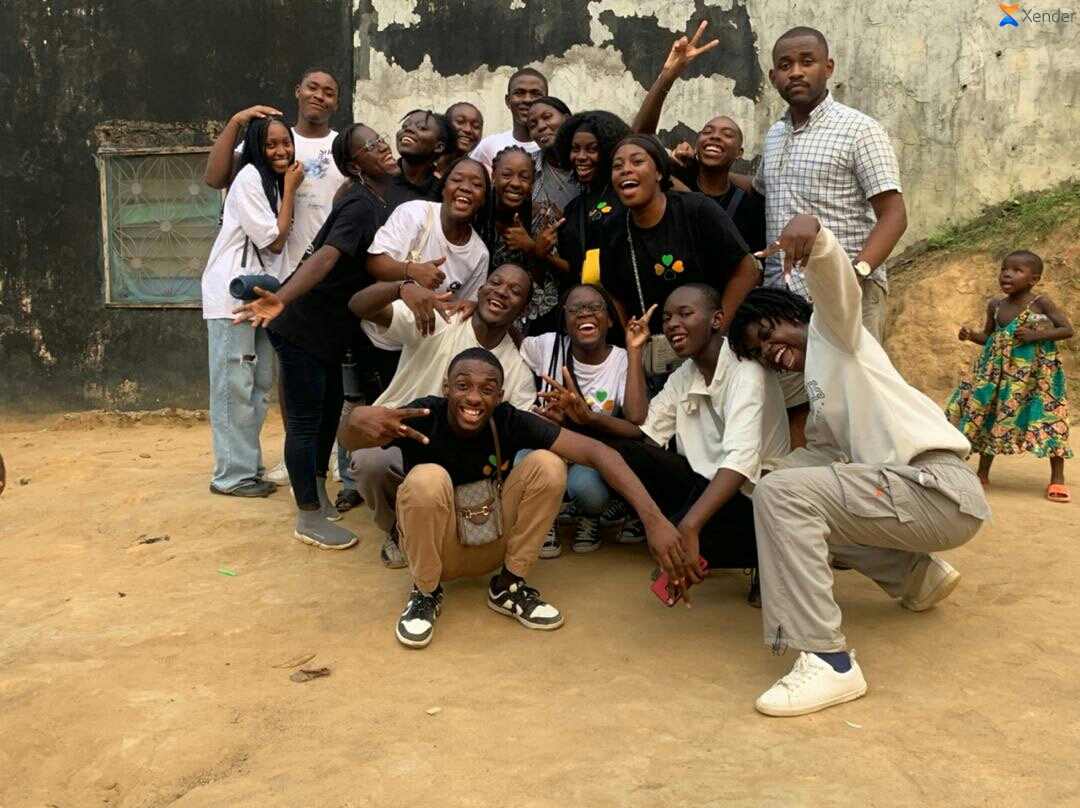
#> input picture OpenCV by Brunel/4112d43fef464f46a1d68b0de05d8369.jpg, 1080 x 808 px
$ jupyter execute 'Eigene Gesichtserkennung.ipynb'   (shell and % lines are left out)
#> lines starting #> are read from the running program, lines starting #| are printed output that depends on the picture; after the words box and inside, x2 and y2 are one past the last pixel; in counts of white or black regions, pixels touching at a corner belong together
[cell 1]
import matplotlib.pyplot as plt
import numpy as np
import cv2

[cell 2]
#Ohne matplotlib
img = cv2.imread("4112d43fef464f46a1d68b0de05d8369.jpg")
#> img is the input picture: shape (808, 1080, 3); mean B, G, R 89.6, 121.1, 141.4
img.shape
cv2.imshow('image 1', img)

cv2.waitKey(0)

[cell 3]
#mit matplotlib
img = cv2.imread("4112d43fef464f46a1d68b0de05d8369.jpg")
bru = cv2.cvtColor(img, cv2.COLOR_BGR2RGB)
bru.shape
plt.imshow(bru)
plt.show()

[cell 4]
#Ohne matplotlib
classifier = cv2.CascadeClassifier(r"C:\Users\amour\Desktop\Python\Kursmaterialen\Kursmaterialien\data\haarcascades\haarcascade_frontalface_alt2.xml")
faces = classifier.detectMultiScale(img, minNeighbors = 5)
#> faces = [[505, 75, 46, 46], [447, 106, 41, 41], [562, 132, 45, 45], [257, 126, 45, 45], [442, 162, 47, 47], [296, 70, 46, 46], [602, 142, 53, 53], [491, 155, 50, 50], [766, 38, 62, 62], [560, 287, 55, 55], [445, 364, 59, 59]]

img_1 = img.copy()
for face in faces:
    x,y,w,h = face
    cv2.rectangle(img_1, (x, y), (x + w, y + h), (0, 255, 0), 3)
    print(face)
#> this loop made 11 passes
#| [505  75  46  46]
#| [447 106  41  41]
#| [562 132  45  45]
#| [257 126  45  45]
#| [442 162  47  47]
#| [296  70  46  46]
#| [602 142  53  53]
#| [491 155  50  50]
#> (further printed lines are left out)
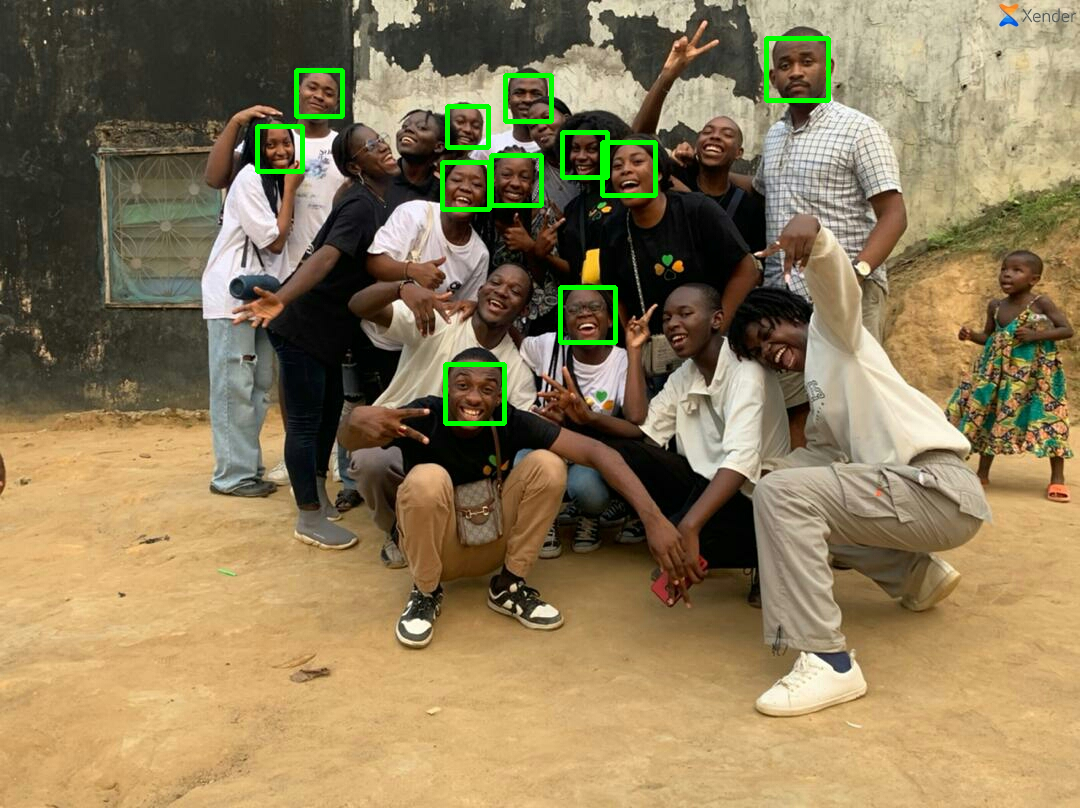
#> img_1: shape (808, 1080, 3); 1.22% of pixels changed, all inside (x1, y1, x2, y2) = (255, 36, 831, 426)
cv2.imshow('image 2', img_1)

cv2.waitKey(0)
#> Out = 27

[cell 5]
#mit matplotlib
classifier = cv2.CascadeClassifier(r"C:\Users\amour\Desktop\Python\Kursmaterialen\Kursmaterialien\data\haarcascades\haarcascade_frontalface_alt2.xml")
faces = classifier.detectMultiScale(bru, minNeighbors = 5)
#> faces = [[447, 107, 41, 41], [561, 132, 45, 45], [257, 126, 46, 46], [297, 71, 45, 45], [504, 74, 48, 48], [602, 142, 52, 52], [491, 156, 49, 49], [442, 162, 47, 47], [765, 38, 64, 64], [445, 363, 60, 60]]

bru_1 = bru.copy()
for face in faces:
    x,y,w,h = face
    cv2.rectangle(bru_1, (x, y), (x + w, y + h), (0, 255, 0), 3)
    print(face)
#> this loop made 10 passes
#| [447 107  41  41]
#| [561 132  45  45]
#| [257 126  46  46]
#| [297  71  45  45]
#| [504  74  48  48]
#| [602 142  52  52]
#| [491 156  49  49]
#| [442 162  47  47]
#> (further printed lines are left out)
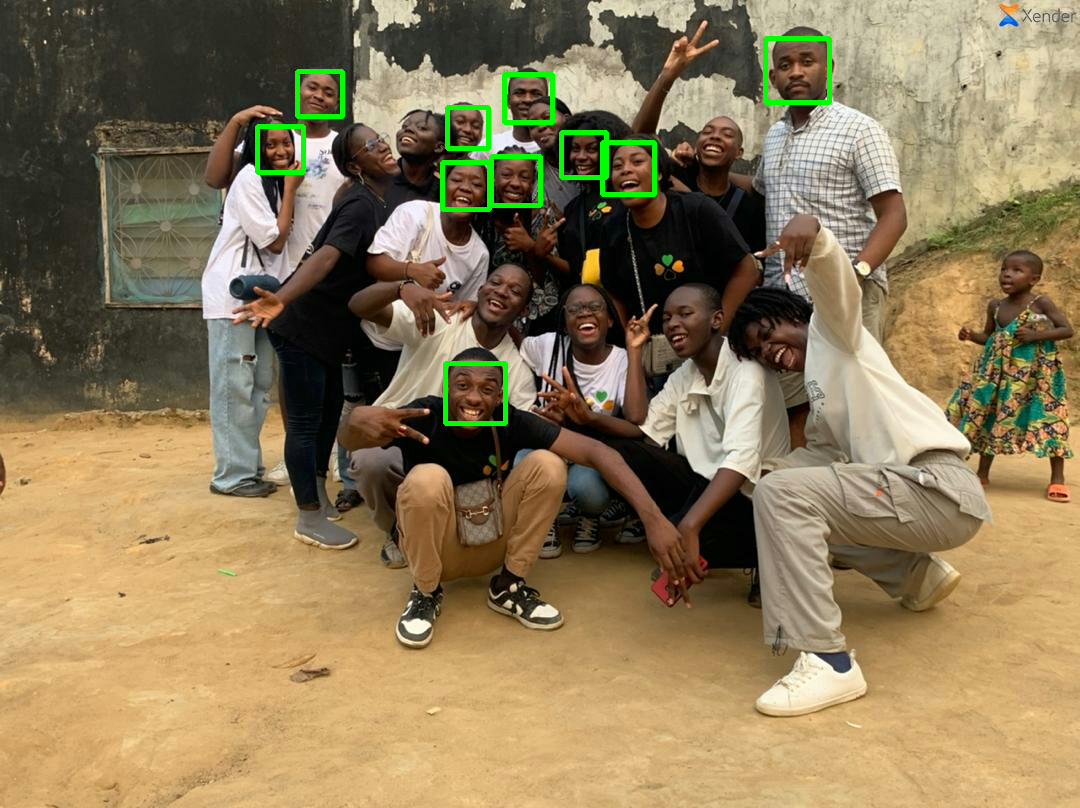
#> bru_1: shape (808, 1080, 3); mean R, G, B 140.4, 123, 88.8
plt.imshow(bru_1)
plt.show()

$ run again, with OpenCV by Brunel/20230312_091308 (1).jpg copied over OpenCV by Brunel/4112d43fef464f46a1d68b0de05d8369.jpg
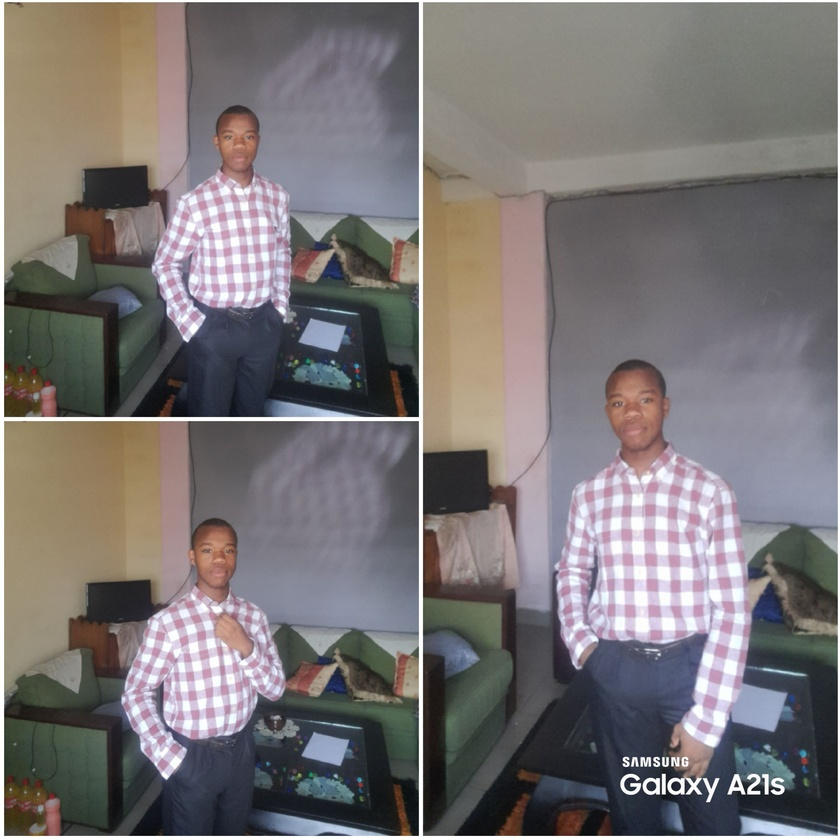
#> input picture OpenCV by Brunel/20230312_091308 (1).jpg, 840 x 840 px, shrunk from 2874 x 2874 before the run
#> img is the input picture: shape (840, 840, 3); mean B, G, R 116.5, 116.3, 121.3
#> `faces = classifier.detectMultiScale(img, minNeighbors = 5)`: faces = [[214, 118, 50, 50], [599, 378, 66, 66], [191, 531, 52, 52]]
#> the loop `for face in faces:` made 3 passes
#> (printed output is left out)
#> after the loop `for face in faces:`:
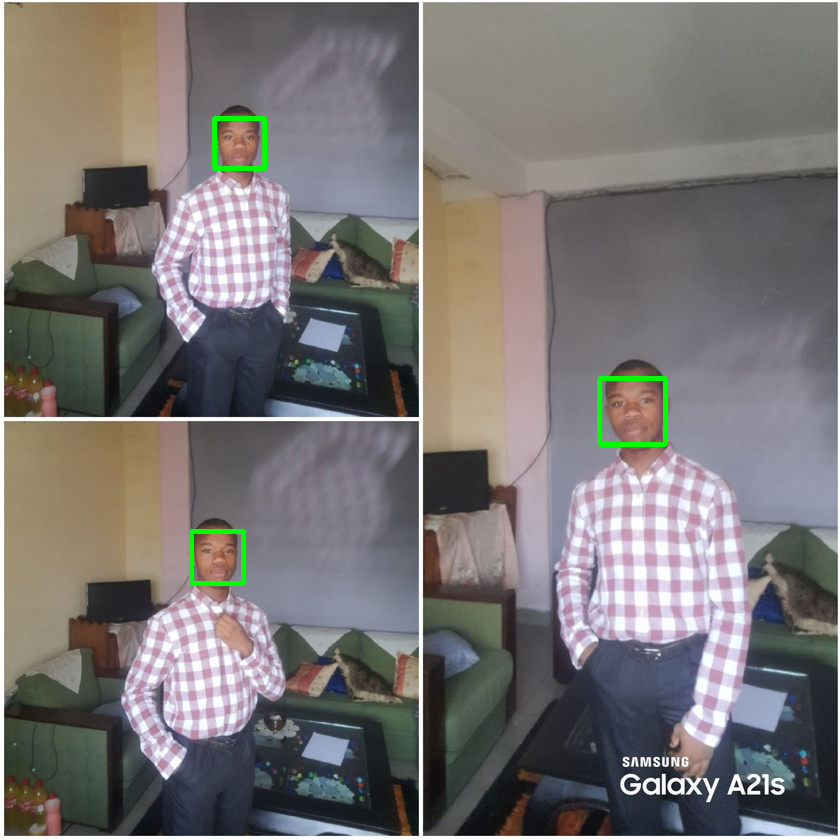
#> img_1: shape (840, 840, 3); 0.47% of pixels changed, all inside (x1, y1, x2, y2) = (189, 116, 668, 586)
#> Out = 27
#> `faces = classifier.detectMultiScale(bru, minNeighbors = 5)`: faces = [[191, 531, 52, 52], [214, 118, 50, 50], [600, 378, 65, 65]]
#> the loop `for face in faces:` made 3 passes
#> (printed output is left out)
#> after the loop `for face in faces:`:
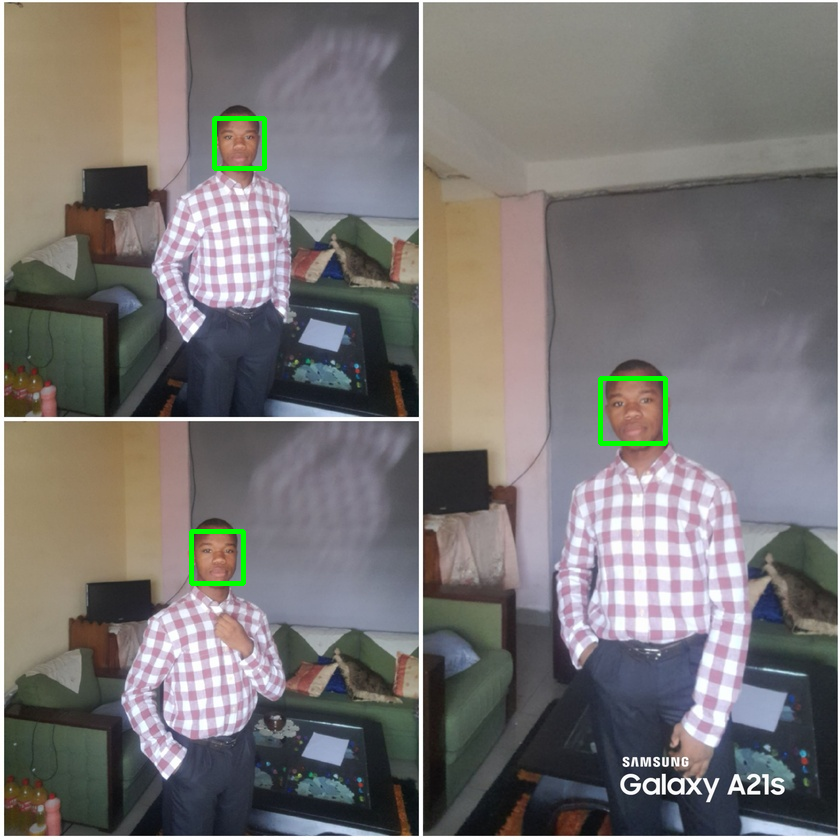
#> bru_1: shape (840, 840, 3); mean R, G, B 120.6, 117, 115.9

$ run again, with OpenCV by Brunel/IMG_20250218_093953263_PORTRAIT.jpg copied over OpenCV by Brunel/4112d43fef464f46a1d68b0de05d8369.jpg
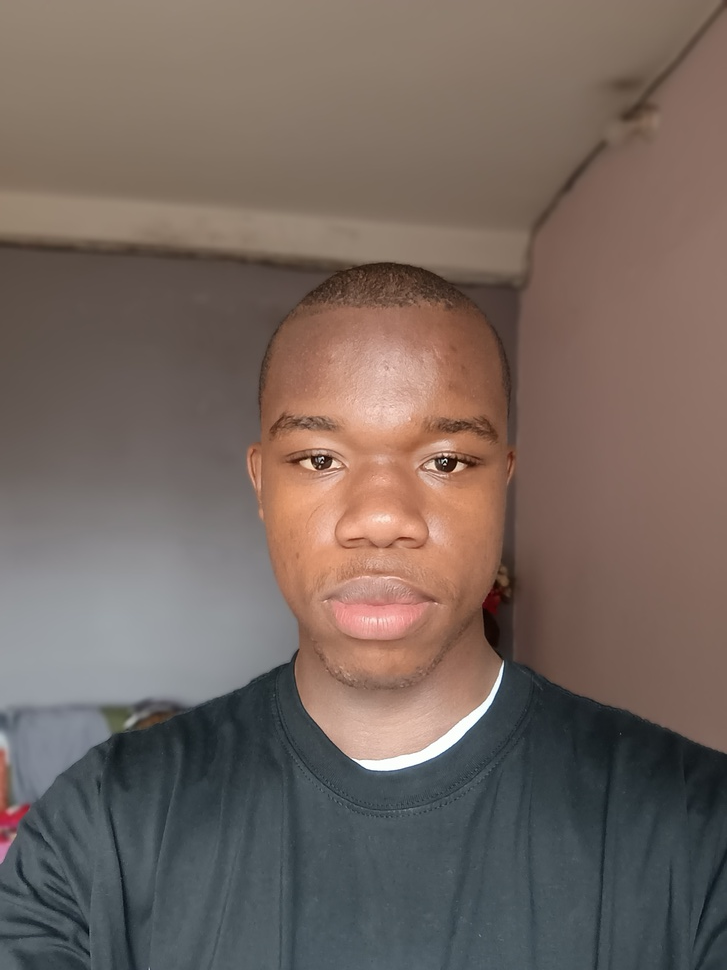
#> input picture OpenCV by Brunel/IMG_20250218_093953263_PORTRAIT.jpg, 727 x 970 px, shrunk from 1740 x 2320 before the run
#> img is the input picture: shape (970, 727, 3); mean B, G, R 95.3, 102.4, 116.6
#> `faces = classifier.detectMultiScale(img, minNeighbors = 5)`: faces = [[223, 338, 312, 312]]
#> the loop `for face in faces:` made 1 pass
#> (printed output is left out)
#> after the loop `for face in faces:`:
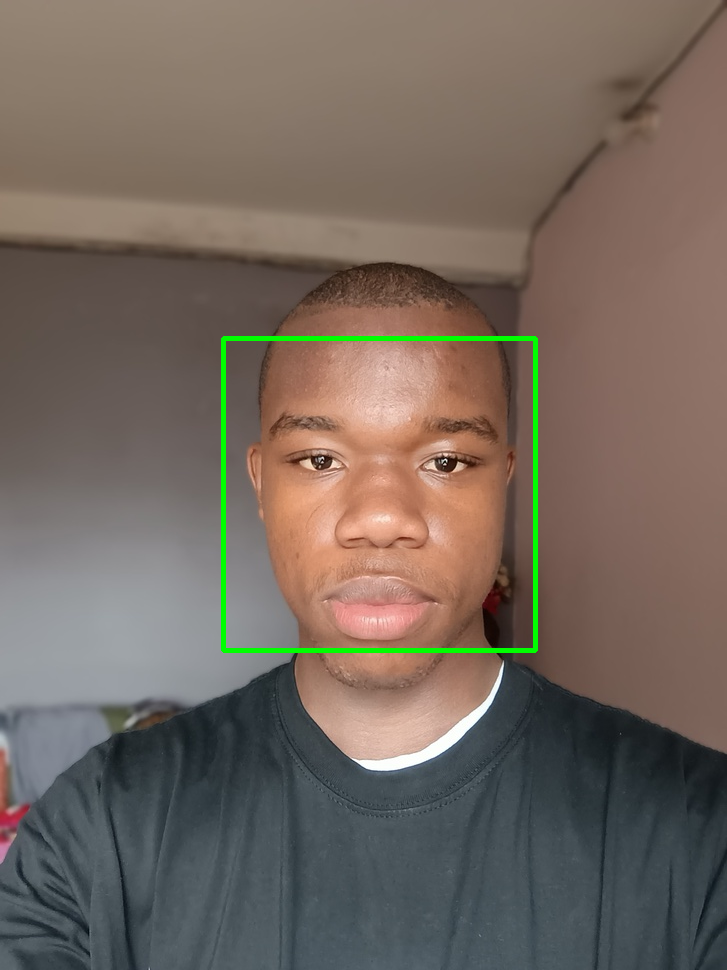
#> img_1: shape (970, 727, 3); 0.88% of pixels changed, all inside (x1, y1, x2, y2) = (221, 336, 538, 653)
#> Out = 27
#> `faces = classifier.detectMultiScale(bru, minNeighbors = 5)`: faces = [[226, 339, 303, 303]]
#> the loop `for face in faces:` made 1 pass
#> (printed output is left out)
#> after the loop `for face in faces:`:
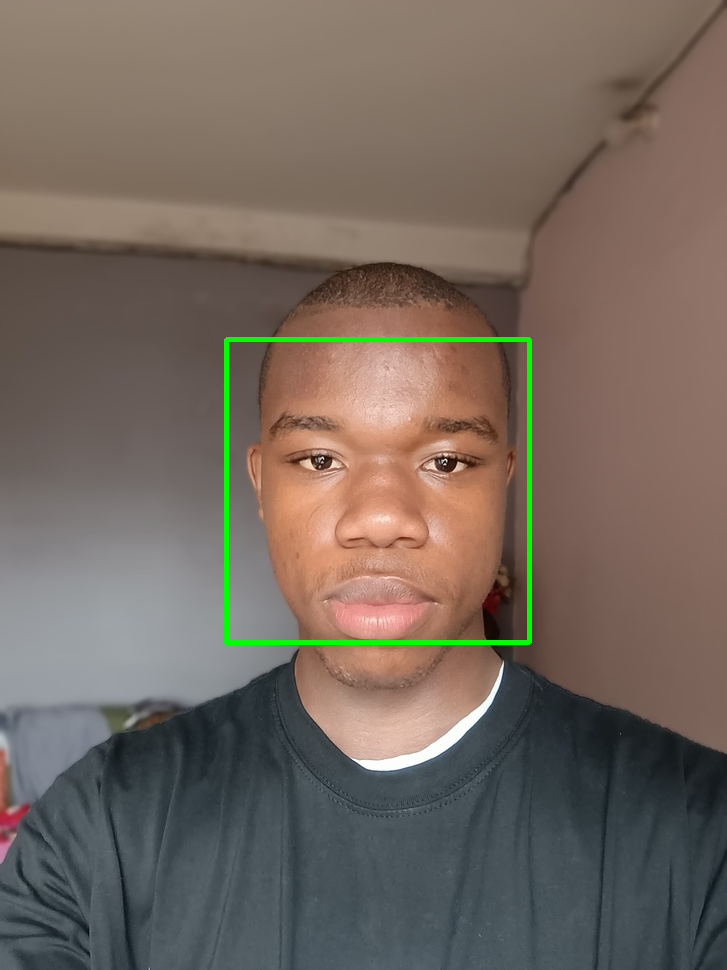
#> bru_1: shape (970, 727, 3); mean R, G, B 115.6, 103.8, 94.5

$ run again, with OpenCV by Brunel/IMG_20250218_093953263_PORTRAIT~2.jpg copied over OpenCV by Brunel/4112d43fef464f46a1d68b0de05d8369.jpg
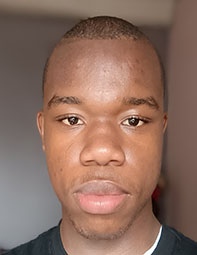
#> input picture OpenCV by Brunel/IMG_20250218_093953263_PORTRAIT~2.jpg, 197 x 255 px
#> img is the input picture: shape (255, 197, 3); mean B, G, R 95.2, 108.6, 139.8
#> `faces = classifier.detectMultiScale(img, minNeighbors = 5)`: faces = [[27, 64, 147, 147]]
#> the loop `for face in faces:` made 1 pass
#> (printed output is left out)
#> after the loop `for face in faces:`:
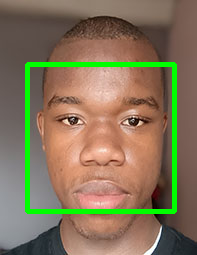
#> img_1: shape (255, 197, 3); 5.83% of pixels changed, all inside (x1, y1, x2, y2) = (25, 62, 177, 214)
#> Out = 27
#> `faces = classifier.detectMultiScale(bru, minNeighbors = 5)`: faces = [[27, 62, 147, 147]]
#> the loop `for face in faces:` made 1 pass
#> (printed output is left out)
#> after the loop `for face in faces:`:
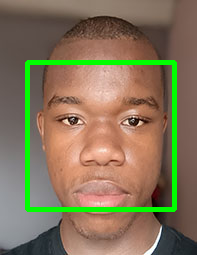
#> bru_1: shape (255, 197, 3); mean R, G, B 132.3, 117.5, 89.7
